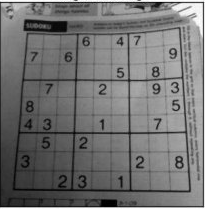
#> input picture Bài Tập/chess.png, 205 x 209 px
$ python smoothing.py
#> lines starting #> are read from the running program, lines starting #| are printed output that depends on the picture
import cv2
import numpy as np
from matplotlib import pyplot as plt

img = cv2.imread('chess.png')
#> img is the input picture: shape (209, 205, 3); min 0, max 255, mean 113.6

blur = cv2.blur(img,(5,5))
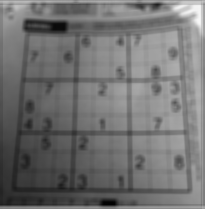
#> blur: shape (209, 205, 3); min 1, max 247, mean 112.9
blur1 = cv2.GaussianBlur(img,(5,5),0)
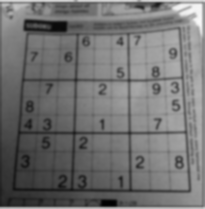
#> blur1: shape (209, 205, 3); min 1, max 249, mean 113.2
median = cv2.medianBlur(img,5)
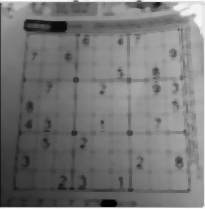
#> median: shape (209, 205, 3); min 1, max 255, mean 118.3
blur2 = cv2.bilateralFilter(img,9,75,75)


plt.subplot(121),plt.imshow(img),plt.title('Original')
plt.xticks([]), plt.yticks([])
plt.subplot(122),plt.imshow(median),plt.title('medianBlur')
plt.xticks([]), plt.yticks([])

plt.show()
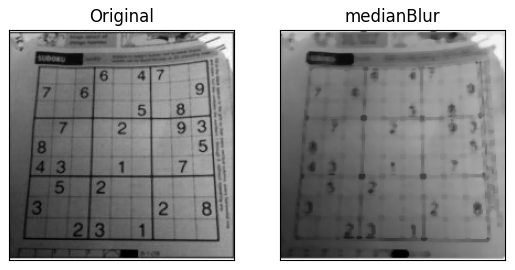
#> figure drawn by matplotlib, 2 panels

$ run again, with Bài Tập/noise.png copied over Bài Tập/chess.png
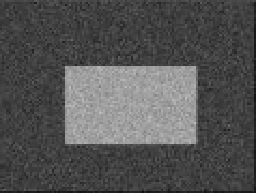
#> input picture Bài Tập/noise.png, 256 x 193 px
#> img is the input picture: shape (193, 256, 3); min 15, max 188, mean 83.2
#> `blur = cv2.blur(img,(5,5))`:
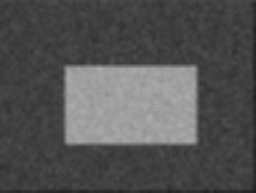
#> blur: shape (193, 256, 3); min 31, max 174, mean 83.3
#> `plt.show()`:
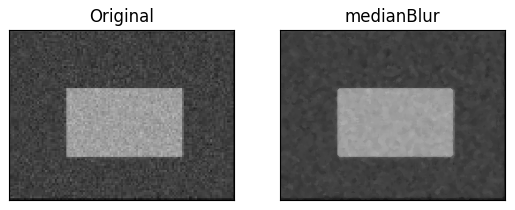
#> figure drawn by matplotlib, 2 panels
